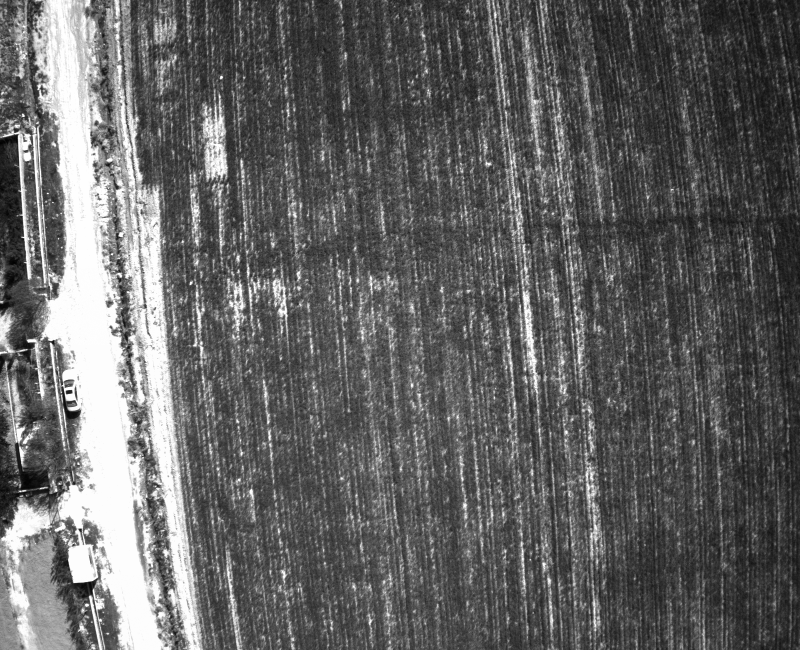
#> input picture DJI_0161.TIF, 1600 x 1300 px (shown at 1/2 size); its folder holds only this picture in this run
$ python Correction_Vignetting_sumary.py
#> lines starting #> are read from the running program, lines starting #| are printed output that depends on the picture
print(
# -*- coding: utf-8 -*-
"""
Created on Sun May 21 16:40:05 2023

@author: r.gachlou
Gmail:gachlou.reza@gmail.com
github:gachlou
Program is running.
Please check new folder in directory.
When the processing finished this window will be closed.

** notice: you must run this program in same images path.**
"""
)
from PIL import Image
from PIL.ExifTags import TAGS
import numpy as np
import math
import glob
import os
import time


temp0=os.path.isdir('new')
if temp0 is False:
   ir_path_new=os.mkdir('new')
tif=glob.glob( '*.tif')


for file in tif:

    im = Image.open(file)
#> im is the input picture: PIL image 1600x1300 I;16; min 7488, max 65408, mean 29987.3
    # extract EXIF data
    exifdata = im.getexif()
    temp1=[]
    temp2=[]

    for tag_id in exifdata:

        # get the tag name, instead of human unreadable tag id
        tag= TAGS.get(tag_id, tag_id)

        temp1.append(tag)
        data = exifdata.get(tag_id)
        # decode bytes
        if isinstance(data, bytes):
            data = data.decode()
        temp2.append(data)
#> this loop made 21 passes
#> (tag_id, tag, data) on passes 1 to 12: (256, 'ImageWidth', 1600), (257, 'ImageLength', 1300), (258, 'BitsPerSample', 16), (259, 'Compression', 1), (262, 'PhotometricInterpretation', 1), (270, 'ImageDescription', 'DCIM\\117FPLAN\\DJI_0161.TIF'), (271, 'Make', 'DJI'), (272, 'Model', 'FC6360'), (273, 'StripOffsets', 8), (274, 'Orientation', 1), (277, 'SamplesPerPixel', 1), (278, 'RowsPerStrip', 1300)
#> (tag_id, tag) on pass 19: (700, 'XMLPacket')
#> after the loop, temp1 = 21 items, first 6: 'ImageWidth', 'ImageLength', 'BitsPerSample', 'Compression', 'PhotometricInterpretation', 'ImageDescription'; temp2 = 21 items, first 6: 1600, 1300, 16, 1, 1, 'DCIM\\117FPLAN\\DJI_0161.TIF'

    XMP_dji=temp2[temp1 .index("XMLPacket")]
    list_XMP=XMP_dji.split()
#> list_XMP = 151 items

    CenterX = float((list_XMP[128])[8:-9])     # CenterX=783.953979
#> CenterX = 791.6
    CenterY = float((list_XMP[129])[8:-9])     # CenterY=672.917725
#> CenterY = 651.9

    K=[]
    for i in range(6):
        K.append(float((list_XMP[i+118])[8:-9]))
#> after the loop, K = [0.000218, 1.21e-06, -2.87e-09, 5.17e-12, -4.17e-15, 1.37e-18]

    pixelsNew=np.empty((temp2[1], temp2[0]),float)

    for x in range(temp2[1]):
        for y in range(temp2[0]):
            r=math.sqrt(((x-CenterY)**2)+((y-CenterX)**2))
            pixelsNew[x,y]=(K[5]*r**6+K[4]*r**5+K[3]*r**4+K[2]*r**3+K[1]*r**2+K[0]*r+1)
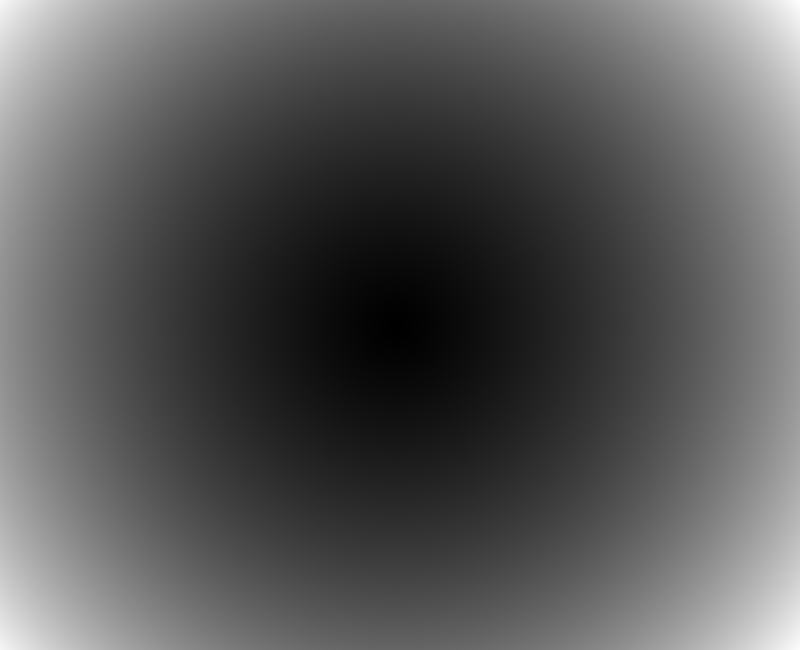
#> pixelsNew: shape (1300, 1600) float64 (shown at 1/2 size); min 1, max 2.02, mean 1.35; drawn with min black and max white

    ImageNew=np.multiply(im, pixelsNew)
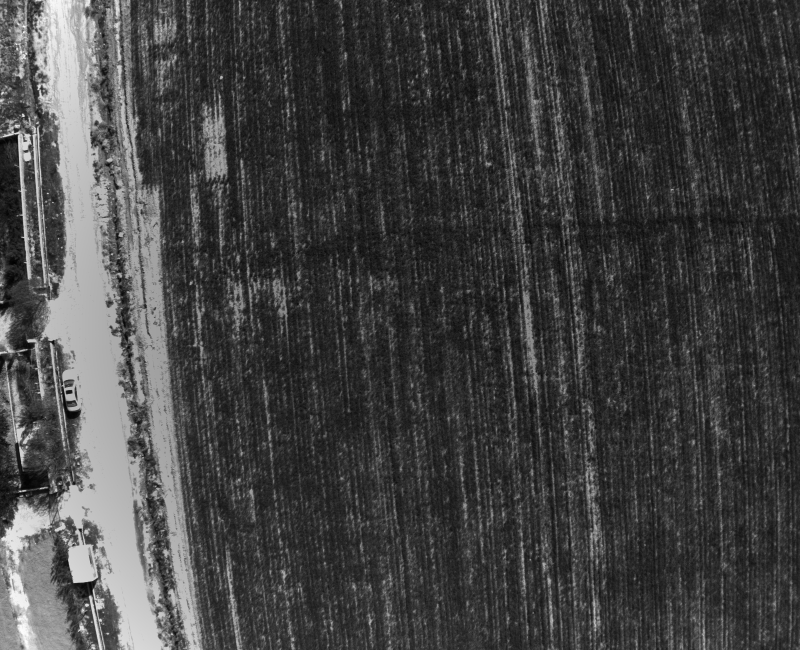
#> ImageNew: shape (1300, 1600) float64 (shown at 1/2 size); min 11653.2, max 122442.7, mean 40559.6; drawn with min black and max white


    #  change exif data
    temp=XMP_dji.split('\n')
#> temp = 154 items
    for line in temp:
            if "drone-dji:VignettingData=" in line:
                indexx=temp.index(line)
                temp[indexx]= '   drone-dji:VignettingData="0 ,0 ,0 ,0 ,0 ,0" '
            if "<Camera:VignettingPolynomial>" in line:
                indexx=temp.index(line)
                temp[indexx+2]="     <rdf:li>0</rdf:li>"
                temp[indexx+3]="     <rdf:li>0</rdf:li>"
                temp[indexx+4]="     <rdf:li>0</rdf:li>"
                temp[indexx+5]="     <rdf:li>0</rdf:li>"
                temp[indexx+6]="     <rdf:li>0</rdf:li>"
                temp[indexx+7]="     <rdf:li>0</rdf:li>"
#> this loop made 154 passes
#> indexx on passes 48, 87: 47, 86
#> line on passes 2, 13, 14, 15, 16, 17: '<x:xmpmeta xmlns:x="adobe:ns:meta/">', '   xmp:ModifyDate="2023-04-04"', '   xmp:CreateDate="2023-04-04"', '   tiff:Make="DJI"', '   tiff:Model="FC6360"', '   dc:format="image/TIF"'


    temp=bytes( '\n'.join(temp), 'utf-8')

    exifdata.update([(700,temp)])
#  save images

##os.chdir(os.path.join())
    imm = Image.fromarray(ImageNew)
    imm.save('new\\'+file , exif=exifdata)

if len(tif)==0:
   time.sleep(30)
else:
   print ('done')

$ run again, on DJI_0165.TIF
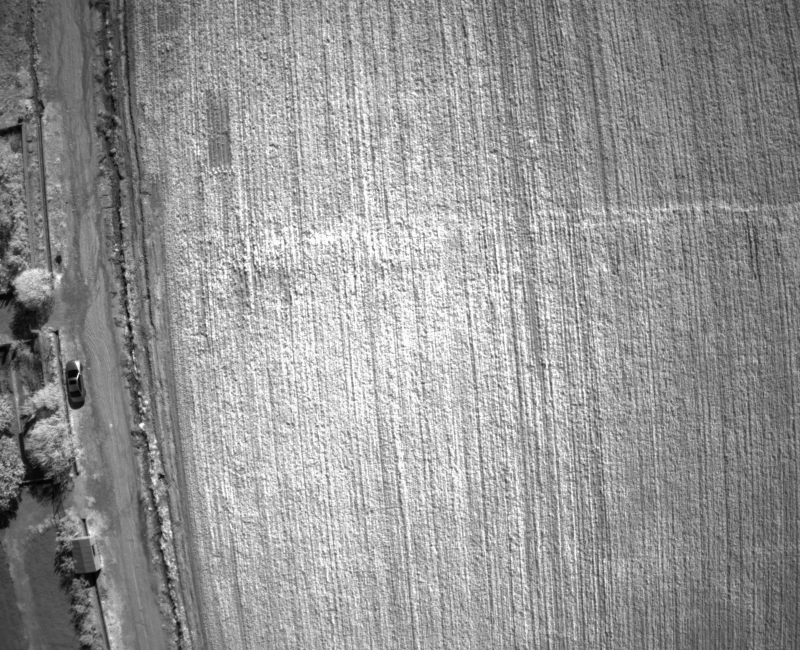
#> input picture DJI_0165.TIF, 1600 x 1300 px (shown at 1/2 size)
#> im is the input picture: PIL image 1600x1300 I;16; min 5568, max 65280, mean 40392.2
#> the loop `for tag_id in exifdata:` made 21 passes
#> (tag_id, tag, data) on passes 1 to 7: (256, 'ImageWidth', 1600), (257, 'ImageLength', 1300), (258, 'BitsPerSample', 16), (259, 'Compression', 1), (262, 'PhotometricInterpretation', 1), (270, 'ImageDescription', 'DCIM\\117FPLAN\\DJI_0165.TIF'), (271, 'Make', 'DJI')
#> after the loop `for tag_id in exifdata:`: temp1 = 21 items, first 6: 'ImageWidth', 'ImageLength', 'BitsPerSample', 'Compression', 'PhotometricInterpretation', 'ImageDescription'; temp2 = 21 items, first 6: 1600, 1300, 16, 1, 1, 'DCIM\\117FPLAN\\DJI_0165.TIF'
#> list_XMP = 151 items
#> CenterX = 800.6
#> CenterY = 657.1
#> after the loop `for i in range(6):`: K = [0.000218, 1.21e-06, -2.87e-09, 5.17e-12, -4.17e-15, 1.37e-18]
#> `ImageNew=np.multiply(im, pixelsNew)`:
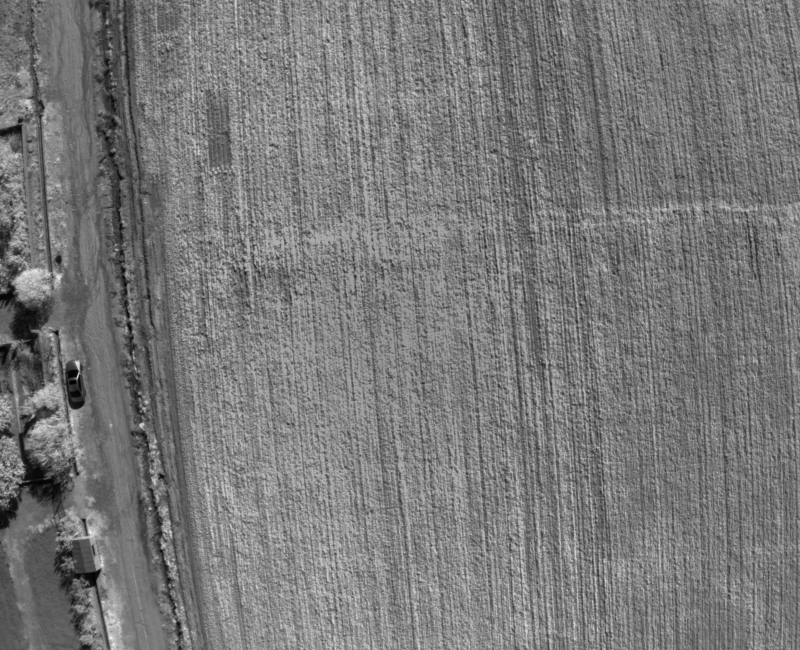
#> ImageNew: shape (1300, 1600) float64 (shown at 1/2 size); min 8722.8, max 102327.1, mean 53138.5; drawn with min black and max white
#> temp = 154 items
#> the loop `for line in temp:` made 154 passes
#> indexx on passes 48, 87: 47, 86
